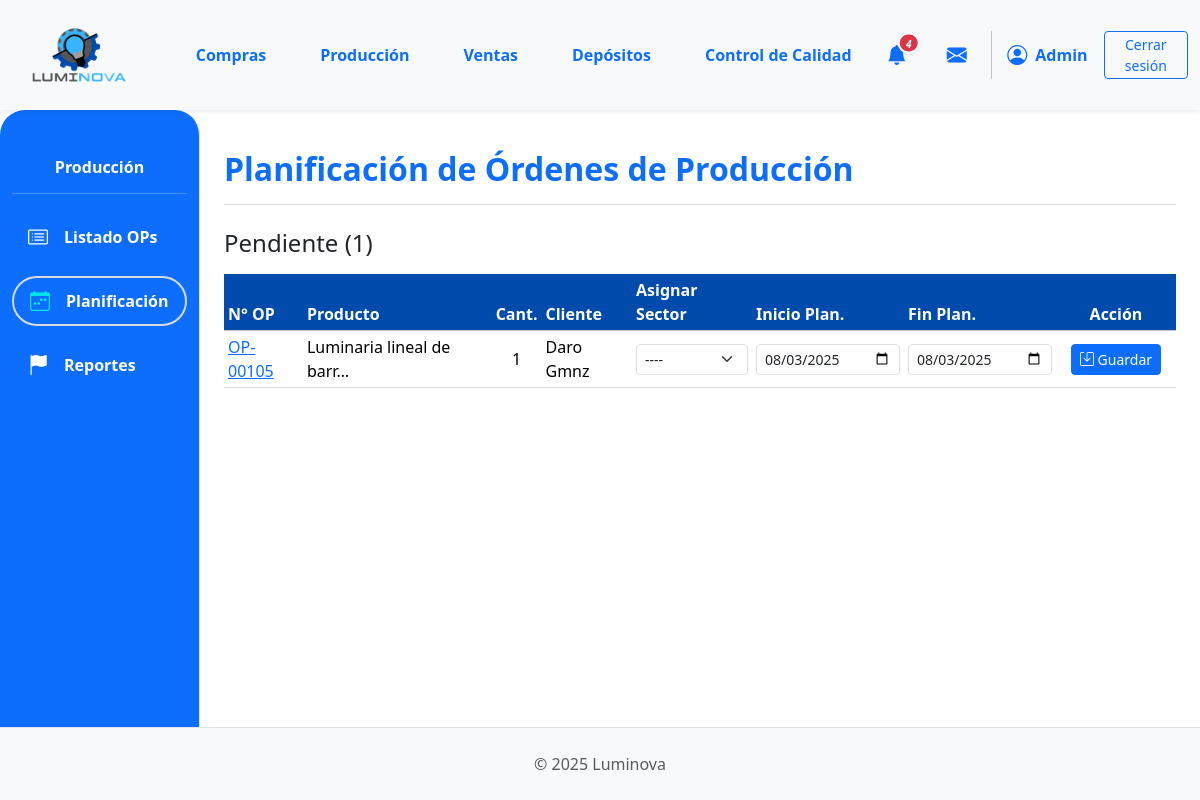
Before: /produccion/produccion/planificacion/ (signed in) with the older database file.
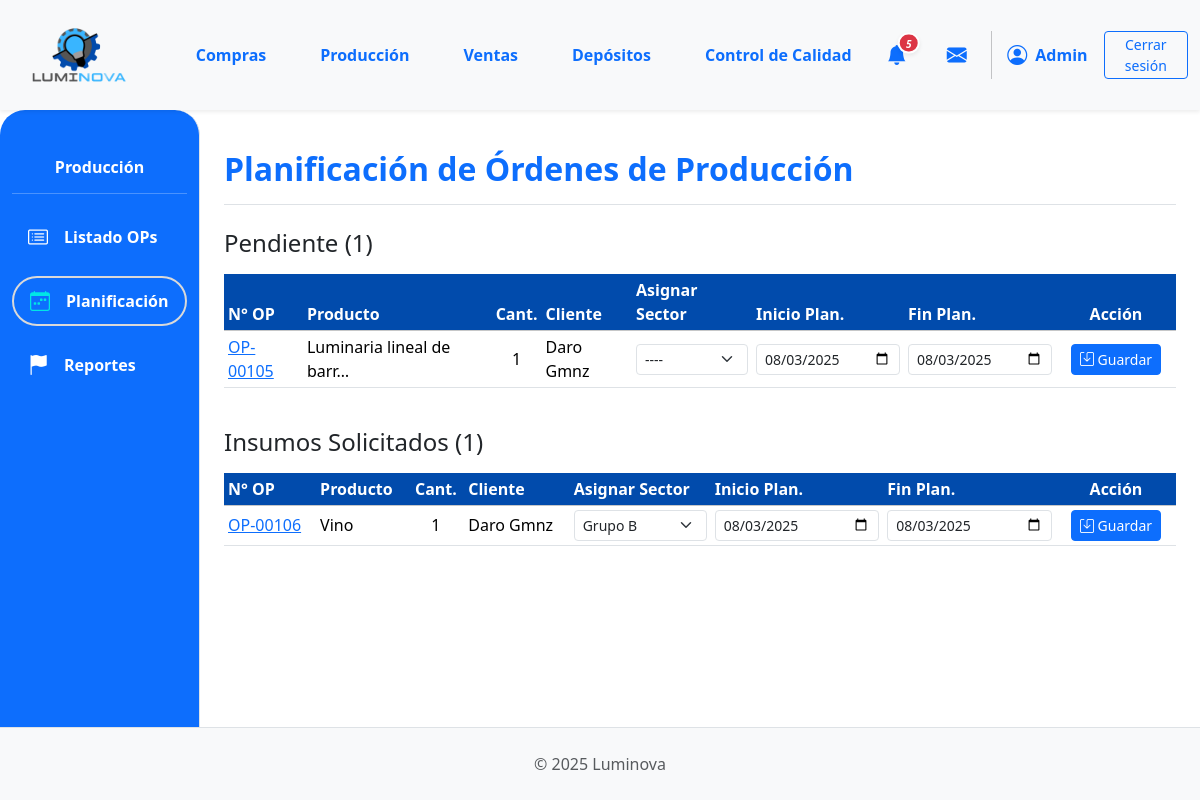
After: the same page with the newer database file.
### App_LUMINOVA/models.py (models this page shows, shortened)
class EstadoOrden(models.Model):
    nombre = models.CharField(max_length=50, unique=True)

class OrdenProduccion(models.Model):
    numero_op = models.CharField(
        max_length=20, unique=True, verbose_name="N° Orden de Producción"
    )
    orden_venta_origen = models.ForeignKey(
        OrdenVenta,
        on_delete=models.SET_NULL,
        null=True,
        blank=True,
        related_name="ops_generadas",
    )
    producto_a_producir = models.ForeignKey(
        ProductoTerminado, on_delete=models.PROTECT, related_name="ordenes_produccion"
    )
    cantidad_a_producir = models.PositiveIntegerField()
    estado_op = models.ForeignKey(
        EstadoOrden,
        on_delete=models.SET_NULL,
        null=True,
        blank=True,
        related_name="ops_estado",
    )
    fecha_solicitud = models.DateTimeField(default=timezone.now)
    fecha_inicio_real = models.DateTimeField(null=True, blank=True)
    fecha_inicio_planificada = models.DateField(null=True, blank=True)
    fecha_fin_real = models.DateTimeField(null=True, blank=True)
    fecha_fin_planificada = models.DateField(null=True, blank=True)
    sector_asignado_op = models.ForeignKey(
        SectorAsignado,
        on_delete=models.SET_NULL,
        null=True,
        blank=True,
        related_name="ops_sector",
    )
    notas = models.TextField(null=True, blank=True, verbose_name="Notas")
    def get_estado_op_display(self):
        if self.estado_op:
            return self.estado_op.nombre
        return "Sin Estado Asignado"

class ProductoTerminado(models.Model):
    descripcion = models.CharField(max_length=255)  # Aumentado max_length
    categoria = models.ForeignKey(
        CategoriaProductoTerminado,
        on_delete=models.PROTECT,
        related_name="productos_terminados",
    )
    precio_unitario = models.DecimalField(max_digits=10, decimal_places=2, default=0.00)
    stock = models.IntegerField(default=0)
    modelo = models.CharField(max_length=50, blank=True, null=True)
    potencia = models.IntegerField(blank=True, null=True)
    acabado = models.CharField(max_length=50, blank=True, null=True)
    color_luz = models.CharField(max_length=50, blank=True, null=True)
    material = models.CharField(max_length=50, blank=True, null=True)
    imagen = models.ImageField(null=True, blank=True, upload_to="productos_terminados/")
    deposito = models.ForeignKey(
        "Deposito",
        on_delete=models.PROTECT,
        related_name="productos_terminados",
        null=True,
        blank=True,
        help_text="Depósito al que pertenece este producto terminado",
    )

class OrdenVenta(models.Model):
    ESTADO_CHOICES = [
        ("PENDIENTE", "Pendiente Confirmación"),
        ("CONFIRMADA", "Confirmada (Esperando Producción)"),
        ("INSUMOS_SOLICITADOS", "Insumos Solicitados"),
        ("PRODUCCION_INICIADA", "Producción Iniciada"),
        ("PRODUCCION_CON_PROBLEMAS", "Producción con Problemas"),
        ("LISTA_ENTREGA", "Lista para Entrega"),
        ("COMPLETADA", "Completada/Entregada"),
        ("CANCELADA", "Cancelada"),
    ]
    numero_ov = models.CharField(
        max_length=20, unique=True, verbose_name="N° Orden de Venta"
    )
    cliente = models.ForeignKey(
        Cliente, on_delete=models.PROTECT, related_name="ordenes_venta"
    )
    fecha_creacion = models.DateTimeField(default=timezone.now)
    estado = models.CharField(
        max_length=50, choices=ESTADO_CHOICES, default="PENDIENTE"
    )
    total_ov = models.DecimalField(
        max_digits=12, decimal_places=2, default=0.00, verbose_name="Total OV"
    )
    notas = models.TextField(blank=True, null=True)

class Cliente(models.Model):
    nombre = models.CharField(max_length=150, unique=True)
    direccion = models.TextField(blank=True)
    telefono = models.CharField(max_length=25, blank=True)
    email = models.EmailField(unique=True, null=True, blank=True)

class SectorAsignado(models.Model):
    nombre = models.CharField(max_length=50, unique=True)

### App_LUMINOVA/views_producción.py (the view, shortened to what this page needs)
@login_required
def planificacion_produccion_view(request):
    estados_finales = ["Completada", "Cancelada"]
    ops_para_planificar = (
        OrdenProduccion.objects.exclude(estado_op__nombre__in=estados_finales)
        .select_related(
            "producto_a_producir",
            "orden_venta_origen__cliente",
            "estado_op",
            "sector_asignado_op",
        )
        .order_by("estado_op__id", "fecha_solicitud")
    )  # Ordenar por estado y luego por fecha
    sectores = SectorAsignado.objects.all().order_by("nombre")
    context = {
        "ops_para_planificar_list": ops_para_planificar,
        "sectores_list": sectores,
        "titulo_seccion": "Planificación de Órdenes de Producción",
    }
    return render(request, "produccion/planificacion.html", context)

### App_LUMINOVA/context_processors.py (called while the page is built)
def puede_ver_deposito_sidebar(request):
    user = getattr(request, 'user', None)
    if not user or not user.is_authenticated:
        return {'puede_ver_deposito_sidebar': False}
    if user.is_superuser:
        return {'puede_ver_deposito_sidebar': True}
    tiene_depositos = UsuarioDeposito.objects.filter(usuario=user).exists()
    if user.groups.filter(name='Depósito').exists() and tiene_depositos:
        return {'puede_ver_deposito_sidebar': True}
    return {'puede_ver_deposito_sidebar': False}

### App_LUMINOVA/models.py (called while the page is built)
    @staticmethod
    def pedidos_por_deposito(deposito_id):
        return Orden.objects.filter(insumo_principal__deposito_id=deposito_id)

    @staticmethod
    def solicitudes_por_deposito(deposito_id):
        return OrdenProduccion.objects.filter(producto_a_producir__deposito_id=deposito_id)

### App_LUMINOVA/templates/produccion/planificacion.html (shortened to what this page needs)
{% extends 'padre.html' %}
{% load static %}
{% load django_bootstrap5 %}
{% block sidebar_content %}
    {% include 'produccion/produccion_sidebar.html' %}
{% endblock %}
{% block content %}
<div class="d-flex justify-content-between flex-wrap flex-md-nowrap align-items-center pt-3 pb-2 mb-3 border-bottom">
    <h1 class="h2 fw-bold text-primary">{{ titulo_seccion }}</h1>
</div>
{% regroup ops_para_planificar_list by get_estado_op_display as ops_por_estado %}
{% if ops_por_estado %}
    {% for estado_grupo in ops_por_estado %}
        <h4 class="mt-4 mb-3">{{ estado_grupo.grouper }} ({{ estado_grupo.list|length }})</h4>
        <div class="table-responsive">
            <table class="table table-sm table-hover align-middle">
                <thead class="table-light">
                    <tr>
                        <th style="background-color: #014BAC; color: white;">N° OP</th>
                        <th style="background-color: #014BAC; color: white;">Producto</th>
                        <th class="text-center" style="background-color: #014BAC; color: white;">Cant.</th>
                        <th style="background-color: #014BAC; color: white;">Cliente</th>
                        <th style="background-color: #014BAC; color: white;">Asignar Sector</th>
                        <th style="background-color: #014BAC; color: white;">Inicio Plan.</th>
                        <th style="background-color: #014BAC; color: white;">Fin Plan.</th>
                        <th class="text-center" style="width: 120px; background-color: #014BAC; color: white;">Acción</th>
                    </tr>
                </thead>
                <tbody>
                    {% for op in estado_grupo.list %}
                    <form method="post" action="{% url 'App_LUMINOVA:planificacion_produccion' %}">
                        <tr>
                            <td><a href="{% url 'App_LUMINOVA:produccion_detalle_op' op.id %}">{{ op.numero_op }}</a></td>
                            <td>{{ op.producto_a_producir.descripcion|truncatechars:25 }}</td>
                            <td class="text-center">{{ op.cantidad_a_producir }}</td>
                            <td>{{ op.orden_venta_origen.cliente.nombre|default_if_none:"N/A" }}</td>
                            <td>
                                <select name="sector_asignado_op" class="form-select form-select-sm">
                                    <option value="">----</option>
                                    {% for sector in sectores_list %}
                                    <option value="{{ sector.id }}" {% if op.sector_asignado_op == sector %}selected{% endif %}>
                                        {{ sector.nombre }}
                                    </option>
                                    {% endfor %}
                                </select>
                            </td>
                            <td>
                                <input type="date" name="fecha_inicio_planificada" value="{{ op.fecha_inicio_planificada|date:'Y-m-d'|default:'' }}" class="form-control form-control-sm">
                            </td>
                            <td>
                                <input type="date" name="fecha_fin_planificada" value="{{ op.fecha_fin_planificada|date:'Y-m-d'|default:'' }}" class="form-control form-control-sm">
                            </td>
                            <td class="text-center">
                                <button type="submit" class="btn btn-primary btn-sm">
                                    <i class="bi bi-save"></i> Guardar
                                </button>
                            </td>
                        </tr>
                    </form>
                    {% endfor %}
                </tbody>
            </table>
        </div>
    {% endfor %}
{% else %}
    <div class="alert alert-success mt-3" role="alert">
        <i class="bi bi-check-circle-fill"></i> ¡Excelente! No hay órdenes de producción activas para planificar.
    </div>
{% endif %}
{% endblock %}

### App_LUMINOVA/templates/shared/header.html (shortened to what this page needs)
{% load static %}
<header>
    <nav class="navbar navbar-expand-lg navbar-light bg-light shadow-sm p-0">
        <div class="container-fluid d-flex align-items-center">
            <div class="col-md-3 col-lg-1">
                <a class="navbar-brand d-flex align-items-center ms-3" href="{% url 'App_LUMINOVA:dashboard' %}">
                    <img src="{% static 'img/logo.png' %}" alt="Luminova Logo" height="100" width="100" class="d-inline-block align-text-top me-2">
                </a>
            </div>
            <div class="collapse navbar-collapse" id="navbarContent" style="padding-left: 5%;">
                <ul class="navbar-nav mb-2 mb-lg-0 d-flex justify-content-around w-100">
                    <li class="nav-item"><a class="nav-link text-primary fw-bold" href="{% url 'App_LUMINOVA:compras_lista_oc' %} ">Compras</a></li>
                    <li class="nav-item"><a class="nav-link text-primary fw-bold" href="{% url 'App_LUMINOVA:produccion_principal' %}">Producción</a></li>
                    <li class="nav-item"><a class="nav-link text-primary fw-bold" href="{% url 'App_LUMINOVA:ventas_lista_ov' %}">Ventas</a></li>
                    <li class="nav-item"><a class="nav-link text-primary fw-bold" href="{% url 'App_LUMINOVA:seleccionar_deposito' %}">Depósitos</a></li>
                    <li class="nav-item"><a class="nav-link text-primary fw-bold" href="{% url 'App_LUMINOVA:control_calidad_view' %}">Control de Calidad</a></li>
                </ul>
                <div class="navbar-nav ms-auto d-flex flex-row align-items-center">
                    {% if user.is_authenticated %}
                        <div class="nav-item dropdown me-3">
                            <a class="nav-link px-2 position-relative d-flex align-items-center" href="#" role="button" data-bs-toggle="dropdown" aria-expanded="false" title="Notificaciones">
                                <i class="bi bi-bell-fill fs-5 text-primary">
                                    {% if total_notificaciones > 0 %}
                                    <span class="position-absolute translate-middle badge rounded-pill bg-danger shadow-sm" style="font-size: 0.5em; min-width:18px; border:2px solid #fff; margin-top: 3px; margin-left: 2px; display: inline-block; text-align: center;">{{ total_notificaciones }}</span>
                                    {% endif %}
                                </i>
                            </a>
                        </div>
                        <div class="nav-item dropdown ms-2" id="dropdown-mensajes">
                            <a class="nav-link px-2 position-relative d-flex align-items-center" href="#" id="mensajesDropdown" role="button" data-bs-toggle="dropdown" aria-expanded="false" title="Mensajes">
                                <i class="bi bi-envelope-fill fs-5 text-primary"></i>
                            </a>
                        </div>
                        <div class="nav-item d-flex align-items-center">
                             <i class="bi bi-person-circle fs-5 text-primary"></i>
                             <span class="ms-2 fw-bold text-primary">{{ user.first_name|default:user.username|capfirst }}</span>
                        </div>
                        <div class="nav-item ms-3">
                            <a class="btn btn-outline-primary btn-sm btn-CS" href="{% url 'App_LUMINOVA:logout' %}">Cerrar sesión</a>
                        </div>
                    {% endif %}
                </div>
            </div>
        </div>
    </nav>
</header>

Changed rows visible on the page:
now on this page (row unchanged): EstadoOrden: grouper "Insumos Solicitados"
added OrdenProduccion: numero_op "OP-00106", producto_a_producir.descripcion "Vino", cantidad_a_producir "1", orden_venta_origen.cliente.nombre "Daro Gmnz", sector_asignado_op "Grupo B", fecha_inicio_planificada "08/03/2025", fecha_fin_planificada "08/03/2025", shown under "Insumos Solicitados"
Other visible differences:
{{ total_notificaciones }}: "4" → "5"
new list line: "( 1 ) N° OP Producto Cant. Cliente Asignar Sector Inicio Plan. Fin Plan. Acción"
